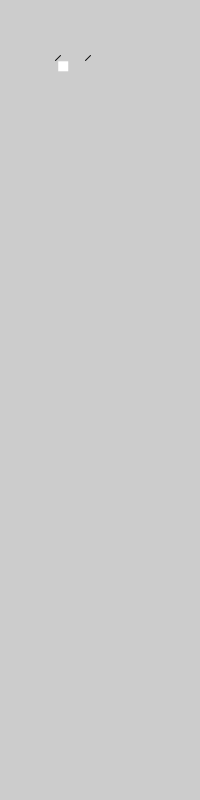
Frame 1 (no input)
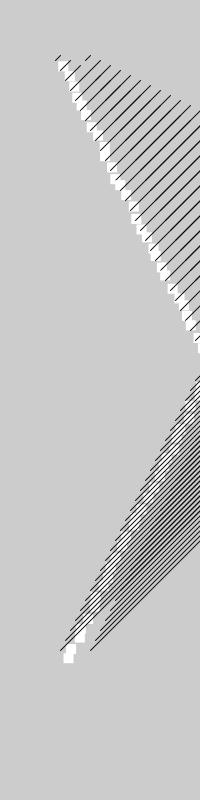
Frame 60 (the mouse pressed at the canvas centre just before this capture)
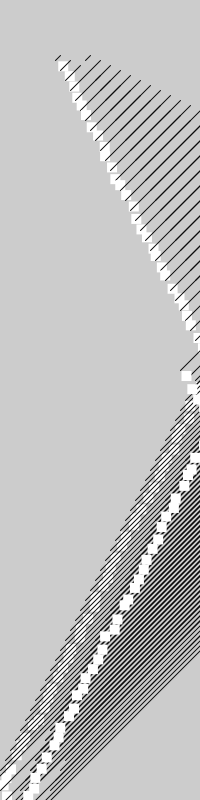
Frame 120 (the mouse held since frame 60 and released just before this capture)

The Processing sketch that drew these frames (run headless with seeded random() and noise(); from frame 60 on, the mouse is pressed at the canvas centre):

// Processing sketch: processing_109494
// ── processing_109494.pde

//Karam Byun
//Week 2, Wednesday 9-11
//Animating Ball and adding design that animates

//Setting up speed
//2,5
//5,10
//50,10
//40,100
//10,20

int xspd = 5;
int yspd = 10;

//Setting location of ball
int x = width/2;
int y = height/2;

void setup() {
  size(200, 800);
}

void draw() {
  // background(200);

  //Moving the ball
  x = x + xspd;
  y = y + yspd;
  //Bouncing the ball

  if (y > height || y < 0) {
    yspd = -yspd;
  }
  else if (x > width || x < 0) {
    xspd = -xspd;
  }

  //line animation following the bounce of ball
  stroke(10);
  //dotted bounce
  //line(y,x,y,x);
  line(y, x, x, y);
  line(y+30, x, x+30, y);

  //shaky rectangle
  noStroke();
  //ellipse(x, y, mouseX/2, 2);
  rect(x+random(0, 5), y+random(0, 5), 10, 10);
}
